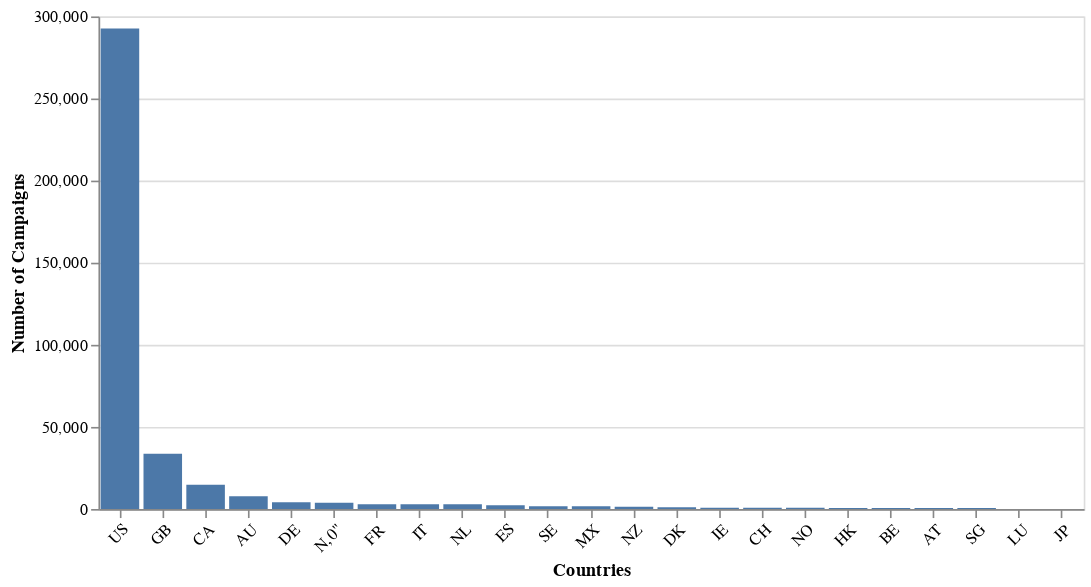

The notebook cell saved with this chart:
### Code cell
""""
También quisimos visualizar la distribución de países. 
"""


countries = df.country.value_counts()
countries_use = pd.DataFrame({
    'Countries' : countries.index,
    'Number of Campaigns' : countries.values
})
alt.Chart(countries_use).mark_bar().encode(
    x = alt.X('Countries', sort = countries.values, axis =  alt.Axis(labelAngle=-45)),
    y = 'Number of Campaigns',
    tooltip = ('Number of Campaigns')
).properties(width = 600)

### Figure 1 — Vega-Lite specification as saved in the notebook (floating-point values rounded to 4 significant figures)
{"config": {"view": {"continuousWidth": 400, "continuousHeight": 300}}, "data": {"name": "data-530d90664ad7736e8ffa94093c98088a"}, "mark": "bar", "encoding": {"tooltip": {"field": "Number of Campaigns", "type": "quantitative"}, "x": {"axis": {"labelAngle": -45}, "field": "Countries", "sort": [292600.0, 33670.0, 14760.0, 7839.0, 4171.0, 3797.0, 2939.0, 2878.0, 2868.0, 2276.0, 1757.0, 1752.0, 1447.0, 1113.0, 811.0, 761.0, 708.0, 618.0, 617.0, 597.0, 555.0, 62.0, 40.0], "type": "nominal"}, "y": {"field": "Number of Campaigns", "type": "quantitative"}}, "width": 600, "$schema": "https://vega.github.io/schema/vega-lite/v4.17.0.json", "datasets": {"data-530d90664ad7736e8ffa94093c98088a": [{"Countries": "US", "Number of Campaigns": 292627}, {"Countries": "GB", "Number of Campaigns": 33672}, {"Countries": "CA", "Number of Campaigns": 14756}, {"Countries": "AU", "Number of Campaigns": 7839}, {"Countries": "DE", "Number of Campaigns": 4171}, {"Countries": "N,0\"", "Number of Campaigns": 3797}, {"Countries": "FR", "Number of Campaigns": 2939}, {"Countries": "IT", "Number of Campaigns": 2878}, {"Countries": "NL", "Number of Campaigns": 2868}, {"Countries": "ES", "Number of Campaigns": 2276}, {"Countries": "SE", "Number of Campaigns": 1757}, {"Countries": "MX", "Number of Campaigns": 1752}, {"Countries": "NZ", "Number of Campaigns": 1447}, {"Countries": "DK", "Number of Campaigns": 1113}, {"Countries": "IE", "Number of Campaigns": 811}, {"Countries": "CH", "Number of Campaigns": 761}, {"Countries": "NO", "Number of Campaigns": 708}, {"Countries": "HK", "Number of Campaigns": 618}, {"Countries": "BE", "Number of Campaigns": 617}, {"Countries": "AT", "Number of Campaigns": 597}, {"Countries": "SG", "Number of Campaigns": 555}, {"Countries": "LU", "Number of Campaigns": 62}, {"Countries": "JP", "Number of Campaigns": 40}]}}
